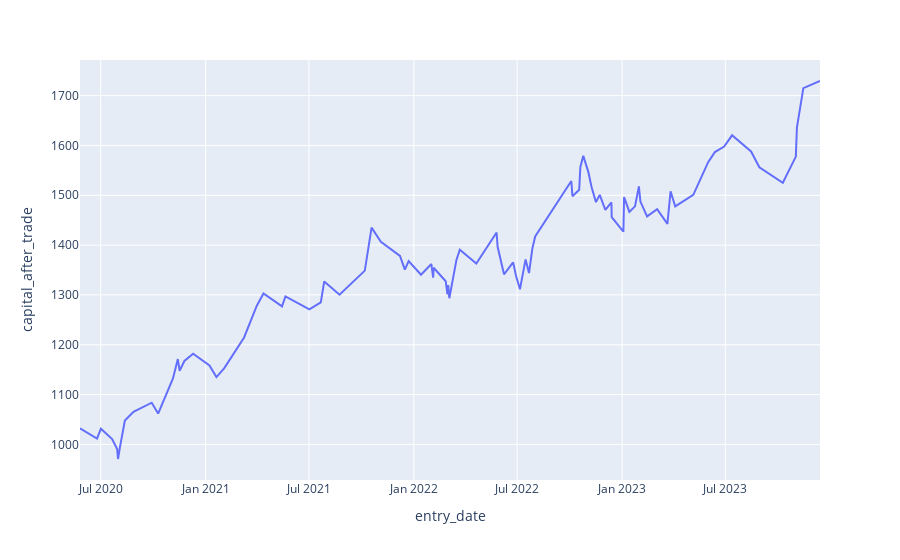

Notebook code for this chart:
### Code cell
import strategy_tester
from strategies.Moving_Average_Strategy import MovingAverage
import utility

levels = [4837.63, 4657.17, 4474.29, 4316.33, 4117.5, 3983.73, 3790.0, 3615.57, 3469.91, 3253.09, 2992.6]
strategy = MovingAverage(levels, useSR=True, useUpdateSl=True)
trades = strategy_tester.strategyLoop(dfH4, strategy)

_, _, _ = utility.countNbLossesAndWins(trades, display=True)
_, _ = utility.computeAvgLossesAndWins(trades, display=True)
_ = utility.getTotalProfitInPercent(trades, display=True)
utility.displayCapitalOverTime(trades)
